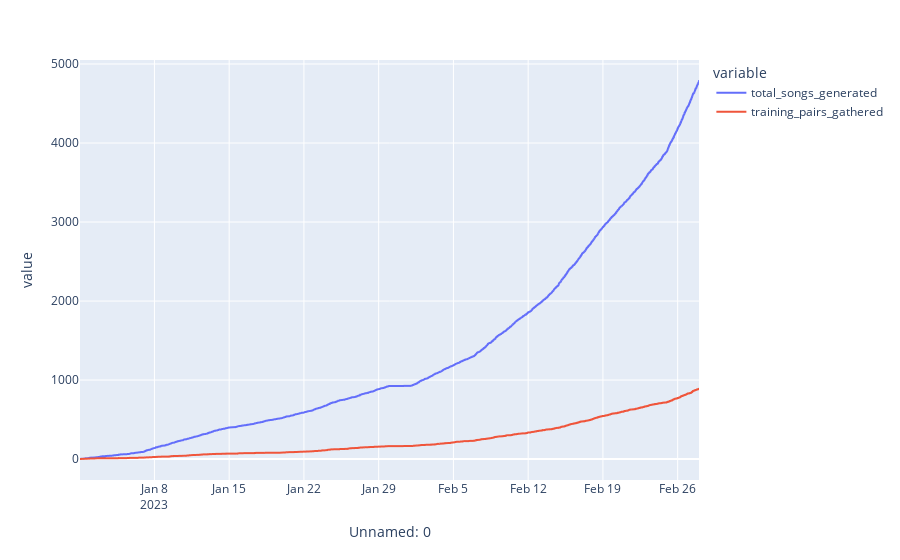

The notebook cell saved with this chart:
### Code cell
px.line(dataframe,y=['total_songs_generated','training_pairs_gathered'])

### Figure 1 — Plotly figure (JSON) as saved in the notebook; plotly's stock layout.template omitted (floating-point values rounded to 4 significant figures; data arrays with more than 128 entries replaced by an {"elided": "..."} marker saying what was removed)
{"data": [{"hovertemplate": "variable=total_songs_generated<br>Unnamed: 0=%{x}<br>value=%{y}<extra></extra>", "legendgroup": "total_songs_generated", "line": {"color": "#636efa", "dash": "solid"}, "marker": {"symbol": "circle"}, "mode": "lines", "name": "total_songs_generated", "showlegend": true, "type": "scattergl", "x": {"elided": "4785 str values"}, "xaxis": "x", "y": {"elided": "4785 int values"}, "yaxis": "y"}, {"hovertemplate": "variable=training_pairs_gathered<br>Unnamed: 0=%{x}<br>value=%{y}<extra></extra>", "legendgroup": "training_pairs_gathered", "line": {"color": "#EF553B", "dash": "solid"}, "marker": {"symbol": "circle"}, "mode": "lines", "name": "training_pairs_gathered", "showlegend": true, "type": "scattergl", "x": {"elided": "4785 str values"}, "xaxis": "x", "y": {"elided": "4785 int values"}, "yaxis": "y"}], "layout": {"legend": {"title": {"text": "variable"}, "tracegroupgap": 0}, "margin": {"t": 60}, "xaxis": {"anchor": "y", "domain": [0, 1], "title": {"text": "Unnamed: 0"}}, "yaxis": {"anchor": "x", "domain": [0, 1], "title": {"text": "value"}}}}
